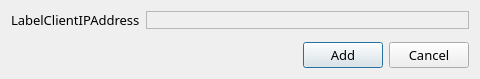
<?xml version="1.0" encoding="UTF-8"?>
<ui version="4.0">
 <class>ClientEditor</class>
 <widget class="QDialog" name="ClientEditor">
  <property name="geometry">
   <rect>
    <x>0</x>
    <y>0</y>
    <width>480</width>
    <height>79</height>
   </rect>
  </property>
  <property name="font">
   <font>
    <family>微软雅黑</family>
    <pointsize>10</pointsize>
   </font>
  </property>
  <property name="windowTitle">
   <string>Dialog</string>
  </property>
  <layout class="QVBoxLayout" name="verticalLayout">
   <item>
    <layout class="QFormLayout" name="formLayout">
     <item row="0" column="0">
      <widget class="QLabel" name="label_2">
       <property name="frameShadow">
        <enum>QFrame::Plain</enum>
       </property>
       <property name="text">
        <string>LabelClientIPAddress</string>
       </property>
      </widget>
     </item>
     <item row="0" column="1">
      <widget class="IPCtrl" name="ip">
       <property name="frameShape">
        <enum>QFrame::StyledPanel</enum>
       </property>
       <property name="frameShadow">
        <enum>QFrame::Plain</enum>
       </property>
      </widget>
     </item>
    </layout>
   </item>
   <item>
    <layout class="QHBoxLayout" name="horizontalLayout_2">
     <item>
      <spacer name="horizontalSpacer">
       <property name="orientation">
        <enum>Qt::Horizontal</enum>
       </property>
       <property name="sizeHint" stdset="0">
        <size>
         <width>40</width>
         <height>20</height>
        </size>
       </property>
      </spacer>
     </item>
     <item>
      <widget class="QPushButton" name="add">
       <property name="text">
        <string>Add</string>
       </property>
      </widget>
     </item>
     <item>
      <widget class="QPushButton" name="cancel">
       <property name="text">
        <string>Cancel</string>
       </property>
      </widget>
     </item>
    </layout>
   </item>
  </layout>
 </widget>
 <customwidgets>
  <customwidget>
   <class>IPCtrl</class>
   <extends>QFrame</extends>
   <header>ipctrl.h</header>
   <container>1</container>
  </customwidget>
 </customwidgets>
 <resources/>
 <connections/>
</ui>
